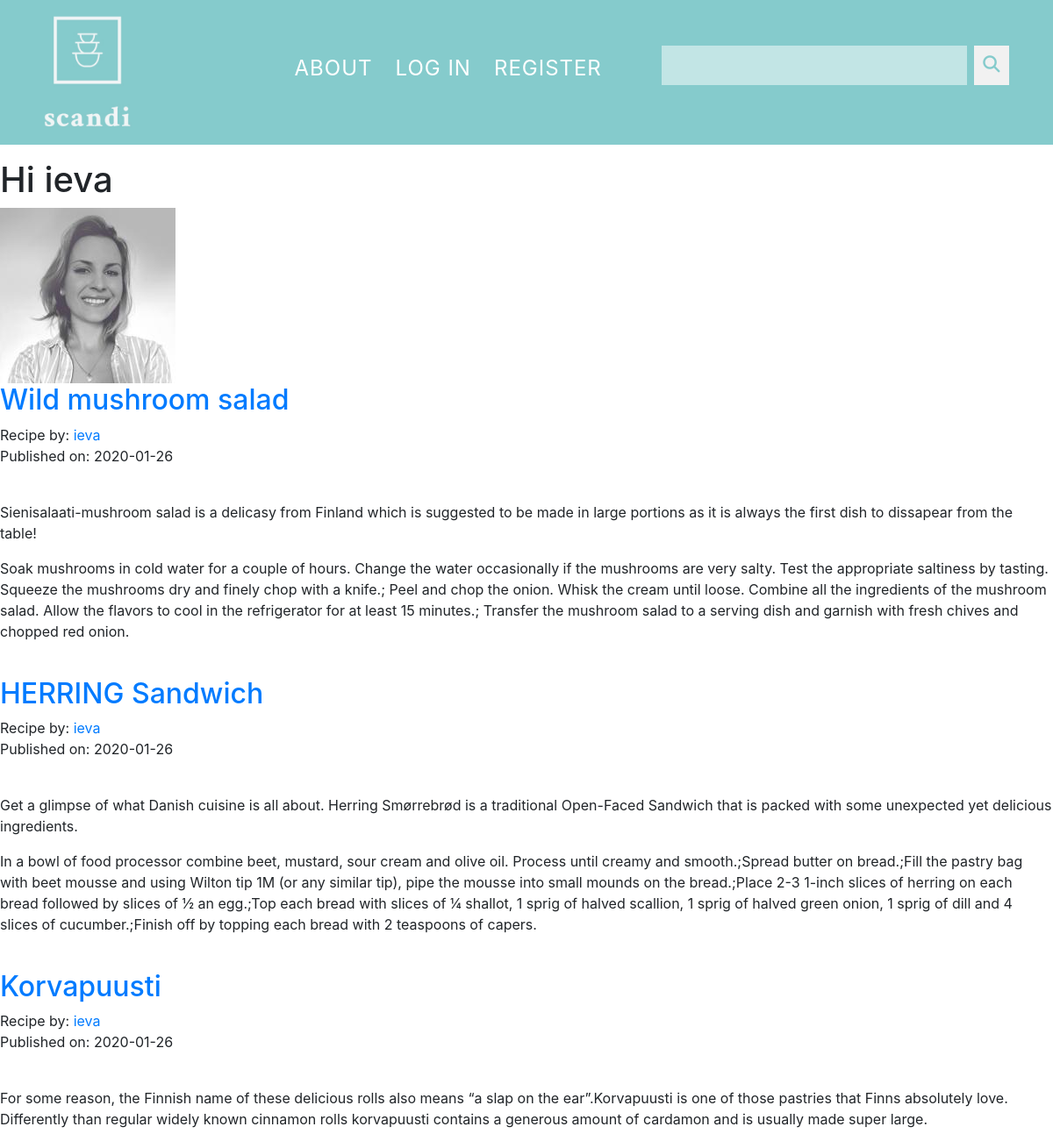
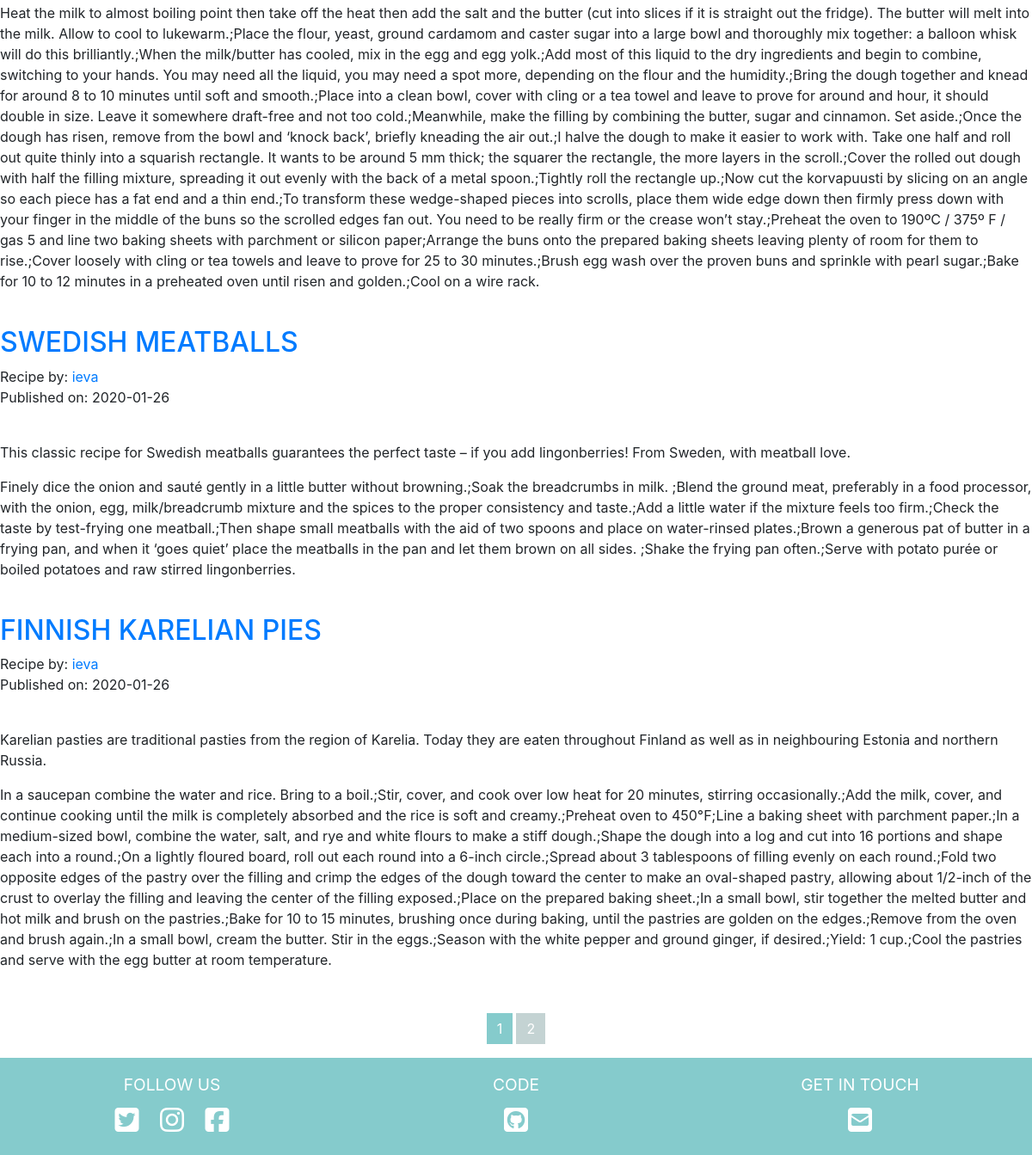
The app's page /ieva with its own data (2 pictures, top to bottom).
### scandiKitchen/models.py (models this page shows, shortened)
class User(db.Model,UserMixin):
    __tablename__ = 'users'
    id = db.Column(db.Integer,primary_key=True)
    profile_image = db.Column(db.String(64),nullable=False,default='default_profile.png')
    email = db.Column(db.String(64),unique=True,index=True)
    username = db.Column(db.String(64),unique=True,index=True)
    password_hash = db.Column(db.String(128))
    posts = db.relationship('Recipe',backref='author',lazy=True)

class Recipe(db.Model):
    users = db.relationship(User)
    id = db.Column(db.Integer,primary_key=True)
    user_id = db.Column(db.Integer,db.ForeignKey('users.id'),nullable=False)
    date = db.Column(db.DateTime,nullable=False,default=datetime.utcnow)
    title = db.Column(db.String(100),nullable=False)
    text = db.Column(db.Text,nullable=False)
    cook_method = db.Column(db.Text,nullable=True)
    ingredients = db.Column(db.Text,nullable=True)
    recipe_image = db.Column(db.String(100),nullable=True)

### scandiKitchen/users/views.py (the view)
@users.route('/<username>')
def user_posts(username):
    page = request.args.get('page',1,type=int)
    user = User.query.filter_by(username=username).first_or_404()
    recipes = Recipe.query.filter_by(author=user).order_by(Recipe.date.desc()).paginate(page=page,per_page=5)
    return render_template('user_recipes.html',recipes=recipes,user=user)

### scandiKitchen/templates/user_recipes.html (shortened to what this page needs)
{% extends 'base.html' %}
{% block content %}
<div>
    <h1>Hi {{user.username}}</h1>
    <img src="{{ url_for('static',filename='profile_pics/'+user.profile_image) }}">
    {% for post in recipes.items %}
    <h2><a href="{{url_for('recipes.recipe',recipe_id=post.id)}}">{{post.title}}</a></h2>
    Recipe by: <a href="{{url_for('users.user_posts',username=post.author.username)}}">{{post.author.username}}</a>
    <p>Published on: {{post.date.strftime("%Y-%m-%d")}}</p>
    <p>{{post.text}}</p>
    <p>{{post.cook_method}}</p>
    {% endfor %}
</div>
<nav aria-label="Page navigation example">
    <ul class="pagination justify-content-center">
     {% for page_num in recipes.iter_pages() %}
        {% if recipes.page == page_num %}
        <li class="page-item disabled">
            <a class="page-link" href="{{url_for('users.user_posts',username=user.username,page=page_num)}}">{{page_num}}</a>
        </li>
        {% else %}
        <li class="page-item">
            <a class="page-link" href="{{url_for('users.user_posts',username=user.username,page=page_num)}}">{{page_num}}</a>
        </li>
        {% endif %}
     {% endfor %}
    </ul>
</nav>
{% endblock %}

### scandiKitchen/static/css/main.css (style rules this page uses)
body { margin: 0; padding: 0; overflow-x: hidden; }
* { border-radius: 0!important; }
.page-item.disabled .page-link { color: #ffffff; pointer-events: none; cursor: auto; background-color: #85cbcc; border-color: #dee2e6; margin-right: 5px; }
.page-link { position: relative; display: block; padding: .5rem .75rem; margin-left: -1px; line-height: 1.25; color: #ffffff; background-color: #c4d3d3; border: none; }
@media (min-width: 768px) { ul.pagination.justify-content-center { margin-top: 10px; } }

### records on screen
User: username "ieva", profile_image (picture)
Recipe: title "Wild mushroom salad", author.username "ieva", date "2020-01-26", text "Sienisalaati-mushroom salad is a delicasy from Finland which is suggested to be made in large portions as it is always the first dish to dissapear from the table!", cook_method "Soak mushrooms in cold water for a couple of hours. Change the water occasionally if the mushrooms are very salty. Test the appropriate saltiness by tasting. Squeeze the mushrooms dry and finely chop with a knife.; Peel and chop the onion. Whisk the cream until loose. Combine all the ingredients of the mushroom salad. Allow the flavors to cool in the refrigerator for at least 15 minutes.; Transfer the mushroom salad to a serving dish and garnish with fresh chives and chopped red onion."
Recipe: title "HERRING Sandwich", author.username "ieva", date "2020-01-26", text "Get a glimpse of what Danish cuisine is all about. Herring Smørrebrød is a traditional Open-Faced Sandwich that is packed with some unexpected yet delicious ingredients.", cook_method "In a bowl of food processor combine beet, mustard, sour cream and olive oil. Process until creamy and smooth.;Spread butter on bread.;Fill the pastry bag with beet mousse and using Wilton tip 1M (or any similar tip), pipe the mousse into small mounds on the bread.;Place 2-3 1-inch slices of herring on each bread followed by slices of ½ an egg.;Top each bread with slices of ¼ shallot, 1 sprig of halved scallion, 1 sprig of halved green onion, 1 sprig of dill and 4 slices of cucumber.;Finish off by topping each bread with 2 teaspoons of capers."
Recipe: title "Korvapuusti", author.username "ieva", date "2020-01-26", text "For some reason, the Finnish name of these delicious rolls also means “a slap on the ear”.Korvapuusti is one of those pastries that Finns absolutely love. Differently than regular widely known cinnamon rolls korvapuusti contains a generous amount of cardamon and is usually made super large.", cook_method "Heat the milk to almost boiling point then take off the heat then add the salt and the butter (cut into slices if it is straight out the fridge). The butter will melt into the milk. Allow to cool to lukewarm.;Place the flour, yeast, ground cardamom and caster sugar into a large bowl and thoroughly mix together: a balloon whisk will do this brilliantly.;When the milk/butter has cooled, mix in the egg and egg yolk.;Add most of this liquid to the dry ingredients and begin to combine, switching to your hands. You may need all the liquid, you may need a spot more, depending on the flour and the humidity.;Bring the dough together and knead for around 8 to 10 minutes until soft and smooth.;Place…"
Recipe: title "SWEDISH MEATBALLS", author.username "ieva", date "2020-01-26", text "This classic recipe for Swedish meatballs guarantees the perfect taste – if you add lingonberries! From Sweden, with meatball love.", cook_method "Finely dice the onion and sauté gently in a little butter without browning.;Soak the breadcrumbs in milk. ;Blend the ground meat, preferably in a food processor, with the onion, egg, milk/breadcrumb mixture and the spices to the proper consistency and taste.;Add a little water if the mixture feels too firm.;Check the taste by test-frying one meatball.;Then shape small meatballs with the aid of two spoons and place on water-rinsed plates.;Brown a generous pat of butter in a frying pan, and when it ‘goes quiet’ place the meatballs in the pan and let them brown on all sides. ;Shake the frying pan often.;Serve with potato purée or boiled potatoes and raw stirred lingonberries."
Recipe: title "FINNISH KARELIAN PIES", author.username "ieva", date "2020-01-26", text "Karelian pasties are traditional pasties from the region of Karelia. Today they are eaten throughout Finland as well as in neighbouring Estonia and northern Russia.", cook_method "In a saucepan combine the water and rice. Bring to a boil.;Stir, cover, and cook over low heat for 20 minutes, stirring occasionally.;Add the milk, cover, and continue cooking until the milk is completely absorbed and the rice is soft and creamy.;Preheat oven to 450°F;Line a baking sheet with parchment paper.;In a medium-sized bowl, combine the water, salt, and rye and white flours to make a stiff dough.;Shape the dough into a log and cut into 16 portions and shape each into a round.;On a lightly floured board, roll out each round into a 6-inch circle.;Spread about 3 tablespoons of filling evenly on each round.;Fold two opposite edges of the pastry over the filling and crimp the edges of…"

### other values on screen
{{ page_num }} "1"
{{ page_num }} "2"
